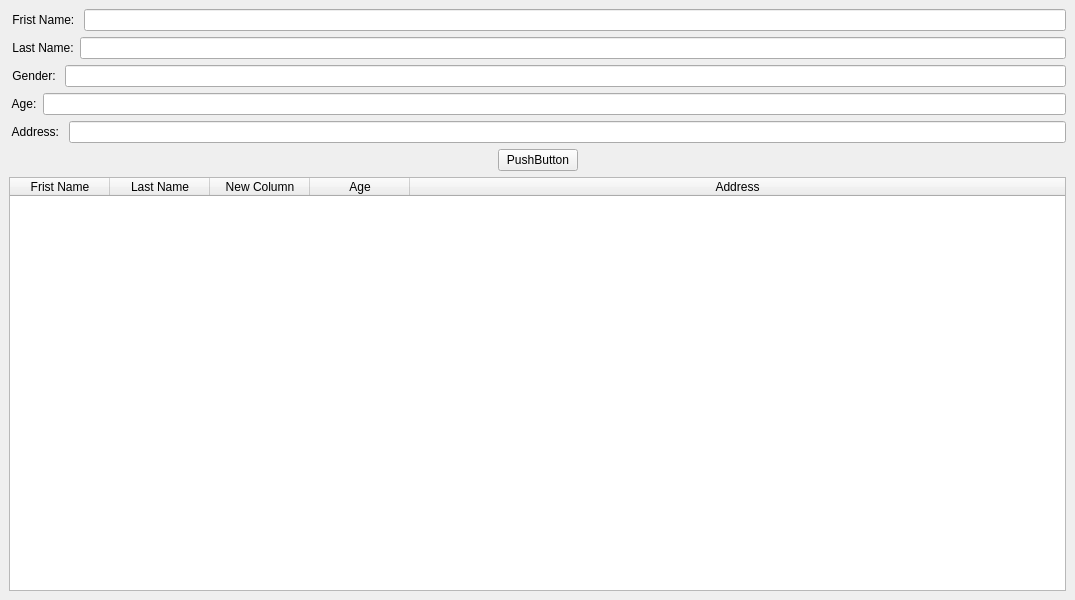
<?xml version="1.0" encoding="UTF-8"?>
<ui version="4.0">
 <class>form</class>
 <widget class="QMainWindow" name="form">
  <property name="geometry">
   <rect>
    <x>0</x>
    <y>0</y>
    <width>1075</width>
    <height>600</height>
   </rect>
  </property>
  <property name="sizePolicy">
   <sizepolicy hsizetype="Fixed" vsizetype="Fixed">
    <horstretch>0</horstretch>
    <verstretch>0</verstretch>
   </sizepolicy>
  </property>
  <property name="minimumSize">
   <size>
    <width>1075</width>
    <height>600</height>
   </size>
  </property>
  <property name="maximumSize">
   <size>
    <width>1075</width>
    <height>600</height>
   </size>
  </property>
  <property name="focusPolicy">
   <enum>Qt::ClickFocus</enum>
  </property>
  <property name="windowTitle">
   <string>form</string>
  </property>
  <property name="tabShape">
   <enum>QTabWidget::Rounded</enum>
  </property>
  <widget class="QWidget" name="centralwidget">
   <layout class="QVBoxLayout" name="verticalLayout">
    <item>
     <layout class="QHBoxLayout" name="horizontalLayout_2">
      <item>
       <widget class="QLabel" name="label_frist_name">
        <property name="text">
         <string> Frist Name: </string>
        </property>
       </widget>
      </item>
      <item>
       <widget class="QLineEdit" name="lineEdit_frist_name"/>
      </item>
     </layout>
    </item>
    <item>
     <layout class="QHBoxLayout" name="horizontalLayout_3">
      <item>
       <widget class="QLabel" name="label_last_name">
        <property name="text">
         <string> Last Name:</string>
        </property>
       </widget>
      </item>
      <item>
       <widget class="QLineEdit" name="lineEdit_last_name"/>
      </item>
     </layout>
    </item>
    <item>
     <layout class="QHBoxLayout" name="horizontalLayout_4">
      <item>
       <widget class="QLabel" name="label_gender">
        <property name="text">
         <string> Gender: </string>
        </property>
       </widget>
      </item>
      <item>
       <widget class="QLineEdit" name="lineEdit_gender"/>
      </item>
     </layout>
    </item>
    <item>
     <layout class="QHBoxLayout" name="horizontalLayout_5">
      <item>
       <widget class="QLabel" name="label_age">
        <property name="text">
         <string> Age:</string>
        </property>
       </widget>
      </item>
      <item>
       <widget class="QLineEdit" name="lineEdit_age"/>
      </item>
     </layout>
    </item>
    <item>
     <layout class="QHBoxLayout" name="horizontalLayout_6">
      <item>
       <widget class="QLabel" name="label_address">
        <property name="text">
         <string> Address: </string>
        </property>
       </widget>
      </item>
      <item>
       <widget class="QLineEdit" name="lineEdit_adress"/>
      </item>
     </layout>
    </item>
    <item>
     <layout class="QHBoxLayout" name="horizontalLayout">
      <item>
       <spacer name="horizontalSpacer">
        <property name="orientation">
         <enum>Qt::Horizontal</enum>
        </property>
        <property name="sizeHint" stdset="0">
         <size>
          <width>40</width>
          <height>20</height>
         </size>
        </property>
       </spacer>
      </item>
      <item>
       <widget class="QPushButton" name="pushButton_save">
        <property name="text">
         <string>PushButton</string>
        </property>
       </widget>
      </item>
      <item>
       <spacer name="horizontalSpacer_2">
        <property name="orientation">
         <enum>Qt::Horizontal</enum>
        </property>
        <property name="sizeHint" stdset="0">
         <size>
          <width>40</width>
          <height>20</height>
         </size>
        </property>
       </spacer>
      </item>
     </layout>
    </item>
    <item>
     <widget class="QTableWidget" name="tableWidget">
      <property name="editTriggers">
       <set>QAbstractItemView::NoEditTriggers</set>
      </property>
      <property name="selectionMode">
       <enum>QAbstractItemView::SingleSelection</enum>
      </property>
      <attribute name="horizontalHeaderStretchLastSection">
       <bool>true</bool>
      </attribute>
      <column>
       <property name="text">
        <string>Frist Name</string>
       </property>
      </column>
      <column>
       <property name="text">
        <string>Last Name</string>
       </property>
      </column>
      <column>
       <property name="text">
        <string>New Column</string>
       </property>
      </column>
      <column>
       <property name="text">
        <string>Age</string>
       </property>
      </column>
      <column>
       <property name="text">
        <string>Address</string>
       </property>
      </column>
     </widget>
    </item>
   </layout>
  </widget>
 </widget>
 <resources/>
 <connections/>
</ui>
